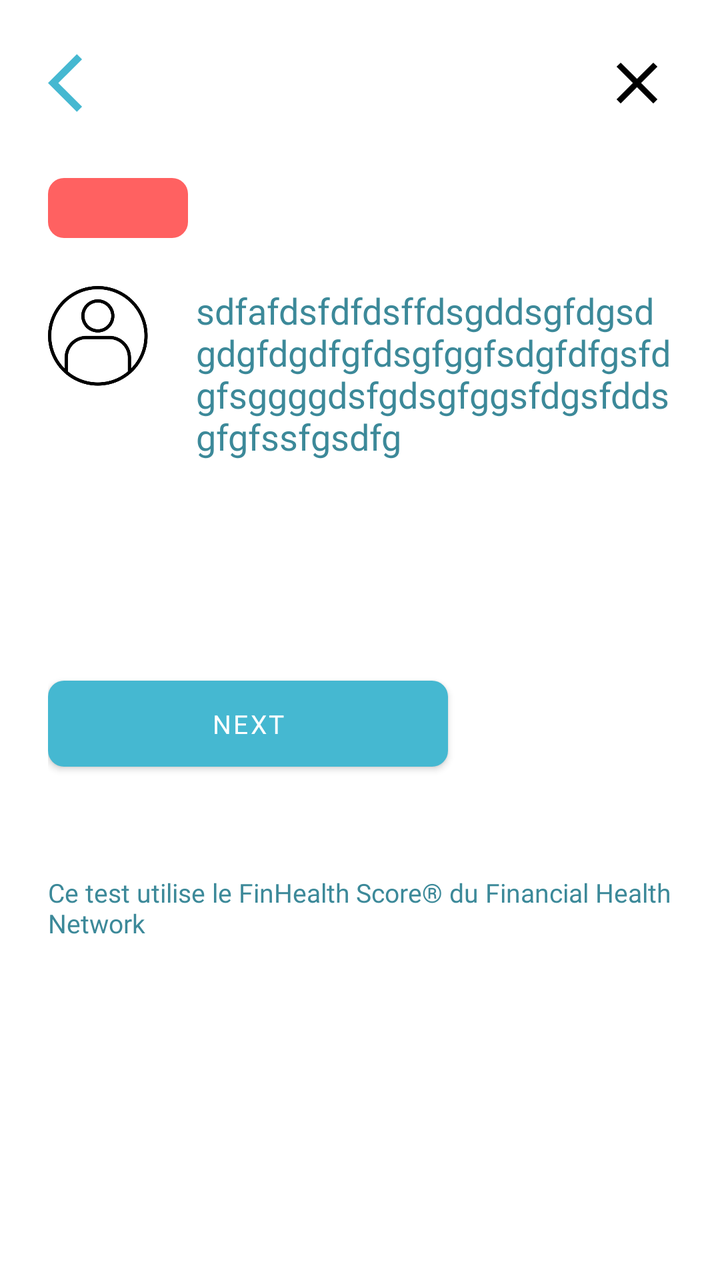
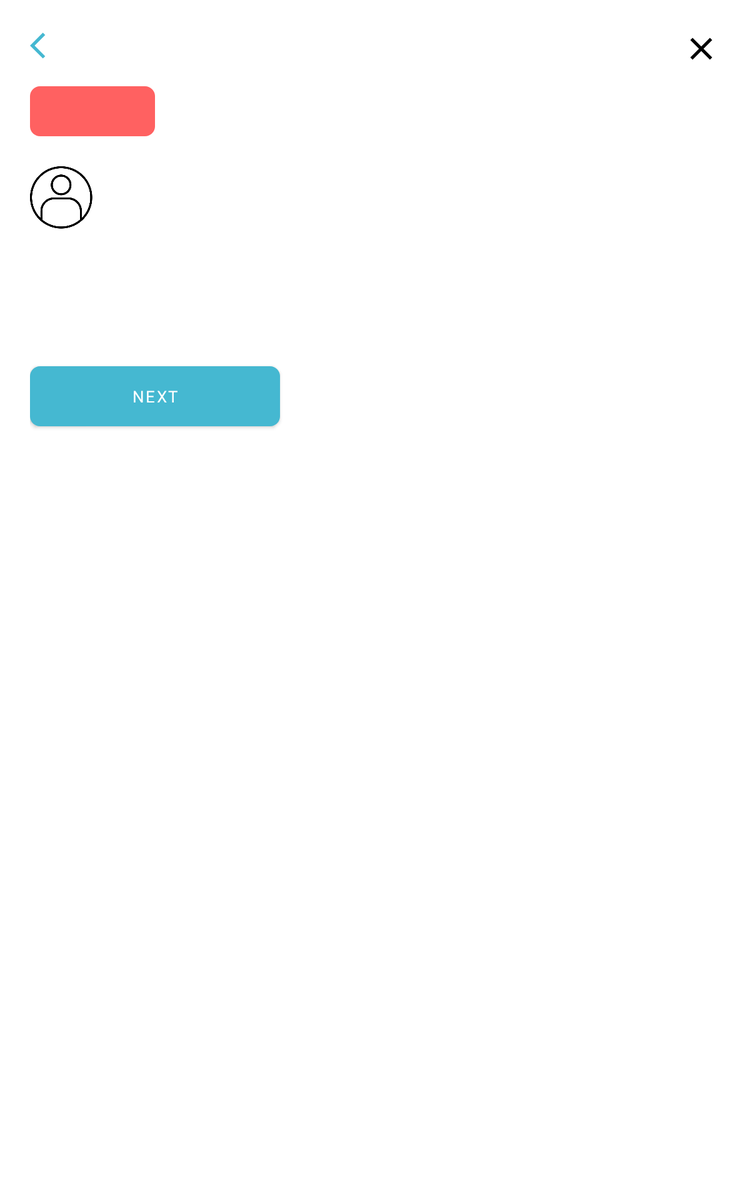

The same Android screen from two of the app's own layout files: first res/layout/ as a phone draws it, then the repository's variant for another configuration, drawn on a device whose configuration selects that folder. Both files follow.
<!-- AndroidManifest.xml: application theme Theme.Kaira -->
<!-- res/layout/activity_assessment_question.xml -->
<?xml version="1.0" encoding="utf-8"?>
<layout xmlns:android="http://schemas.android.com/apk/res/android"
    xmlns:app="http://schemas.android.com/apk/res-auto"
    xmlns:tools="http://schemas.android.com/tools">
    <ScrollView
        android:layout_width="match_parent"
        android:layout_height="match_parent"
        android:id="@+id/scroll_view">
        <androidx.constraintlayout.widget.ConstraintLayout
            android:layout_width="match_parent"
            android:layout_height="match_parent"
            tools:context=".assessment.AssessmentQuestionActivity"
            android:padding="24dp">

            <ImageView
                android:id="@+id/back_btn"
                android:layout_width="35dp"
                android:layout_height="35dp"
                app:layout_constraintStart_toStartOf="parent"
                app:layout_constraintTop_toTopOf="parent"
                app:srcCompat="@drawable/ic_back_button" />
            <TextView
                style="@style/Text03_button"
                android:id="@+id/question_num_tv"
                android:layout_width="70dp"
                android:layout_height="30dp"
                android:layout_marginTop="30dp"
                android:gravity="center"
                android:background="@drawable/kaira_third_filled_rectangle"
                app:layout_constraintStart_toStartOf="parent"
                app:layout_constraintTop_toBottomOf="@+id/back_btn" />

            <ImageView
                android:id="@+id/avatar_im"
                android:layout_width="50dp"
                android:layout_height="50dp"
                android:layout_marginTop="24dp"
                app:layout_constraintStart_toStartOf="parent"
                app:layout_constraintTop_toBottomOf="@+id/question_num_tv"
                app:srcCompat="@drawable/icon_coach" />

            <TextView
                android:id="@+id/assessment_question_description_tv"
                style="@style/Text01"
                android:layout_width="0dp"
                android:layout_height="wrap_content"
                android:layout_marginStart="24dp"
                android:text="sdfafdsfdfdsffdsgddsgfdgsdgdgfdgdfgfdsgfggfsdgfdfgsfdgfsggggdsfgdsgfggsfdgsfddsgfgfssfgsdfg"
                app:layout_constraintEnd_toEndOf="parent"
                app:layout_constraintStart_toEndOf="@+id/avatar_im"
                app:layout_constraintTop_toTopOf="@+id/avatar_im" />

            <androidx.constraintlayout.widget.Barrier
                android:id="@+id/top_barrier"
                android:layout_width="match_parent"
                android:layout_height="wrap_content"
                app:barrierDirection="bottom"
                app:constraint_referenced_ids="assessment_question_description_tv,avatar_im,back_btn" />

            <androidx.recyclerview.widget.RecyclerView
                android:id="@+id/answer_recycler_view"
                android:layout_width="match_parent"
                android:layout_height="wrap_content"
                android:layout_marginTop="32dp"
                app:layout_constraintTop_toBottomOf="@+id/top_barrier"
                tools:layout_editor_absoluteX="24dp" />

            <com.google.android.material.button.MaterialButton
                android:id="@+id/submit_btn"
                style="@style/Text03_button"
                android:layout_width="200dp"
                android:layout_height="55dp"
                android:layout_marginTop="72dp"
                android:text="@string/action_next"
                android:textColor="@android:color/white"
                app:cornerRadius="8dp"
                app:layout_constraintStart_toStartOf="parent"
                app:layout_constraintTop_toBottomOf="@+id/answer_recycler_view" />

            <TextView
                android:id="@+id/assessment_disclaimer_tv"
                style="@style/Text04"
                android:layout_width="wrap_content"
                android:layout_height="wrap_content"
                android:layout_marginTop="48dp"
                android:text="Ce test utilise le FinHealth Score® du Financial Health Network"
                app:layout_constraintStart_toStartOf="parent"
                app:layout_constraintTop_toBottomOf="@+id/submit_btn" />

            <ImageView
                android:id="@+id/close_btn"
                android:layout_width="35dp"
                android:layout_height="35dp"
                app:layout_constraintEnd_toEndOf="parent"
                app:srcCompat="@drawable/ic_close_button" />
        </androidx.constraintlayout.widget.ConstraintLayout>
    </ScrollView>

</layout>
<!-- resources referenced by this layout -->
<resources>
  <!-- drawable ic_back_button (drawable) -->
  <vector xmlns:android="http://schemas.android.com/apk/res/android"
      android:width="48dp"
      android:height="48dp"
      android:viewportWidth="24"
      android:viewportHeight="24">
    <path
        android:pathData="M11.67,3.87L9.9,2.1 0,12l9.9,9.9 1.77,-1.77L3.54,12z"
        android:fillColor="@color/kairaAccent"/>
  </vector>
  <!-- drawable ic_close_button (drawable) -->
  <vector xmlns:android="http://schemas.android.com/apk/res/android"
      android:width="48dp"
      android:height="48dp"
      android:viewportWidth="24"
      android:viewportHeight="24">
    <path
        android:pathData="M19,6.41L17.59,5 12,10.59 6.41,5 5,6.41 10.59,12 5,17.59 6.41,19 12,13.41 17.59,19 19,17.59 13.41,12z"
        android:fillColor="@android:color/black"/>
  </vector>
  <!-- drawable icon_coach: png bitmap (drawable, 18858 bytes) -->
  <!-- drawable kaira_third_filled_rectangle (drawable) -->
  <?xml version="1.0" encoding="utf-8"?>
  <shape xmlns:android="http://schemas.android.com/apk/res/android" android:shape="rectangle">
      <solid android:color="@color/kairaThirdFillA"/>
      <corners android:radius="8dp"/>
  </shape>
  <string name="action_next">Next</string>
  <style name="Text01">
          
          
          <item name="android:fontFamily">@font/avenir_next_medium_font</item>
          <item name="android:textSize">18sp</item>
          <item name="android:textColor">@color/kairaSecLabel</item>
      </style>
  <style name="Text03_button">
          
          
          <item name="android:fontFamily">@font/avenir_next_demi_bold_font</item>
          <item name="android:textSize">13sp</item>
          <item name="android:textColor">@android:color/white</item>
      </style>
  <style name="Text04">
          
          <item name="android:fontFamily">@font/avenir_next_medium_font</item>
          <item name="android:textSize">13sp</item>
          <item name="android:textColor">@color/kairaSecLabel</item>
      </style>
  <style name="Theme.Kaira" parent="Theme.MaterialComponents.DayNight.NoActionBar">
          
          <item name="colorPrimary">@color/colorPrimary</item>
          <item name="colorPrimaryVariant">@color/colorPrimaryVariant</item>
          <item name="colorOnPrimary">@color/colorOnPrimary</item>
          <item name="colorPrimaryDark">@color/colorPrimaryDark</item>
          
          <item name="colorSecondary">@color/colorPrimary</item>
          <item name="colorSecondaryVariant">@color/colorPrimaryVariant</item>
          <item name="colorOnSecondary">@color/colorOnPrimary</item>
      </style>
  <color name="kairaAccent">#45b8d1</color>
  <color name="kairaThirdFillA">#ff6161</color>
  <color name="kairaSecLabel">#3c8999</color>
  <color name="colorPrimary">@color/kairaAccent</color>
  <color name="colorPrimaryVariant">@color/kairaSecLabel</color>
  <color name="colorOnPrimary">@color/kairaLabel</color>
  <color name="colorPrimaryDark">@color/kairaAccent</color>
  <color name="kairaLabel">#2d393b</color>
</resources>
<!-- res/layout-sw600dp/activity_assessment_question.xml (the repository's variant of the layout above) -->
<!-- drawn on a 7-inch tablet held upright -->
<?xml version="1.0" encoding="utf-8"?>
<layout xmlns:android="http://schemas.android.com/apk/res/android"
    xmlns:app="http://schemas.android.com/apk/res-auto"
    xmlns:tools="http://schemas.android.com/tools">
    <ScrollView
        android:layout_width="match_parent"
        android:layout_height="match_parent"
        android:id="@+id/scroll_view">
        <androidx.constraintlayout.widget.ConstraintLayout
            android:layout_width="match_parent"
            android:layout_height="match_parent"
            tools:context=".assessment.AssessmentQuestionActivity"
            android:padding="24dp">

            <ImageView
                android:id="@+id/back_btn"
                android:layout_width="25dp"
                android:layout_height="25dp"
                app:layout_constraintStart_toStartOf="parent"
                app:layout_constraintTop_toTopOf="parent"
                app:srcCompat="@drawable/ic_back_button" />
            <ImageView
                android:id="@+id/close_btn"
                android:layout_width="30dp"
                android:layout_height="30dp"
                app:layout_constraintEnd_toEndOf="parent"
                app:layout_constraintTop_toTopOf="parent"
                app:srcCompat="@drawable/ic_close_button" />
            <TextView
                style="@style/Text03_button"
                android:id="@+id/question_num_tv"
                android:layout_width="100dp"
                android:layout_height="40dp"
                android:layout_marginTop="20dp"
                android:gravity="center"
                android:background="@drawable/kaira_third_filled_rectangle"
                app:layout_constraintStart_toStartOf="parent"
                app:layout_constraintTop_toBottomOf="@+id/back_btn" />

            <ImageView
                android:id="@+id/avatar_im"
                android:layout_width="50dp"
                android:layout_height="50dp"
                android:layout_marginTop="24dp"
                app:layout_constraintStart_toStartOf="parent"
                app:layout_constraintTop_toBottomOf="@+id/question_num_tv"
                app:srcCompat="@drawable/icon_coach" />

            <TextView
                android:id="@+id/assessment_question_description_tv"
                style="@style/Text01"
                android:layout_width="0dp"
                android:layout_height="wrap_content"
                android:layout_marginStart="24dp"
                app:layout_constraintEnd_toEndOf="parent"
                app:layout_constraintStart_toEndOf="@+id/avatar_im"
                app:layout_constraintTop_toTopOf="@+id/avatar_im" />

            <androidx.constraintlayout.widget.Barrier
                android:id="@+id/top_barrier"
                android:layout_width="match_parent"
                android:layout_height="wrap_content"
                app:barrierDirection="bottom"
                app:constraint_referenced_ids="assessment_question_description_tv,avatar_im,back_btn" />

            <androidx.recyclerview.widget.RecyclerView
                android:id="@+id/answer_recycler_view"
                android:layout_width="match_parent"
                android:layout_height="wrap_content"
                android:layout_marginTop="32dp"
                app:layout_constraintTop_toBottomOf="@+id/top_barrier" />

            <com.google.android.material.button.MaterialButton
                android:id="@+id/submit_btn"
                style="@style/Text03_button"
                android:layout_width="200dp"
                android:layout_height="60dp"
                android:layout_marginTop="72dp"
                android:text="@string/action_next"
                android:textColor="@android:color/white"
                app:cornerRadius="8dp"
                app:layout_constraintStart_toStartOf="parent"
                app:layout_constraintTop_toBottomOf="@+id/answer_recycler_view" />

            <TextView
                android:id="@+id/assessment_disclaimer_tv"
                style="@style/Text04"
                android:layout_width="0dp"
                android:layout_height="wrap_content"
                android:layout_marginTop="48dp"
                app:layout_constraintEnd_toEndOf="parent"
                app:layout_constraintStart_toStartOf="parent"
                app:layout_constraintTop_toBottomOf="@+id/submit_btn"/>

        </androidx.constraintlayout.widget.ConstraintLayout>
    </ScrollView>

</layout>
